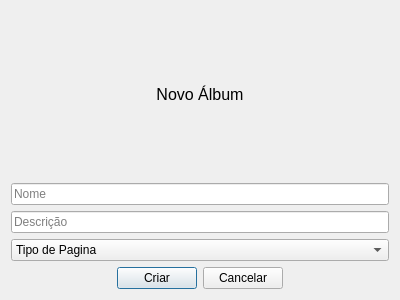
<?xml version="1.0" encoding="UTF-8"?>
<ui version="4.0">
 <class>NovoAlbum</class>
 <widget class="QDialog" name="NovoAlbum">
  <property name="geometry">
   <rect>
    <x>0</x>
    <y>0</y>
    <width>400</width>
    <height>300</height>
   </rect>
  </property>
  <property name="windowTitle">
   <string>Novo Album</string>
  </property>
  <layout class="QGridLayout" name="gridLayout">
   <item row="1" column="1" colspan="2">
    <widget class="QLineEdit" name="lineEdit">
     <property name="placeholderText">
      <string>Nome</string>
     </property>
    </widget>
   </item>
   <item row="2" column="1" colspan="2">
    <widget class="QLineEdit" name="lineEdit_2">
     <property name="placeholderText">
      <string>Descrição</string>
     </property>
    </widget>
   </item>
   <item row="4" column="1" colspan="2">
    <layout class="QHBoxLayout" name="horizontalLayout">
     <item>
      <spacer name="horizontalSpacer_2">
       <property name="orientation">
        <enum>Qt::Horizontal</enum>
       </property>
       <property name="sizeHint" stdset="0">
        <size>
         <width>215</width>
         <height>20</height>
        </size>
       </property>
      </spacer>
     </item>
     <item>
      <widget class="QPushButton" name="pushButton">
       <property name="text">
        <string>Criar</string>
       </property>
      </widget>
     </item>
     <item>
      <widget class="QPushButton" name="pushButton_2">
       <property name="text">
        <string>Cancelar</string>
       </property>
      </widget>
     </item>
     <item>
      <spacer name="horizontalSpacer">
       <property name="orientation">
        <enum>Qt::Horizontal</enum>
       </property>
       <property name="sizeHint" stdset="0">
        <size>
         <width>214</width>
         <height>20</height>
        </size>
       </property>
      </spacer>
     </item>
    </layout>
   </item>
   <item row="0" column="1" colspan="2">
    <widget class="QLabel" name="label">
     <property name="sizePolicy">
      <sizepolicy hsizetype="Preferred" vsizetype="Minimum">
       <horstretch>0</horstretch>
       <verstretch>0</verstretch>
      </sizepolicy>
     </property>
     <property name="baseSize">
      <size>
       <width>0</width>
       <height>0</height>
      </size>
     </property>
     <property name="font">
      <font>
       <pointsize>12</pointsize>
      </font>
     </property>
     <property name="text">
      <string>Novo Álbum</string>
     </property>
     <property name="textFormat">
      <enum>Qt::AutoText</enum>
     </property>
     <property name="alignment">
      <set>Qt::AlignCenter</set>
     </property>
    </widget>
   </item>
   <item row="3" column="1" colspan="2">
    <widget class="QComboBox" name="comboBox">
     <item>
      <property name="text">
       <string>Tipo de Pagina</string>
      </property>
     </item>
     <item>
      <property name="text">
       <string>Festa</string>
      </property>
     </item>
     <item>
      <property name="text">
       <string>Coisa ou Pessoa</string>
      </property>
     </item>
     <item>
      <property name="text">
       <string>Viagem</string>
      </property>
     </item>
     <item>
      <property name="text">
       <string>Outro</string>
      </property>
     </item>
    </widget>
   </item>
  </layout>
 </widget>
 <resources/>
 <connections/>
</ui>
